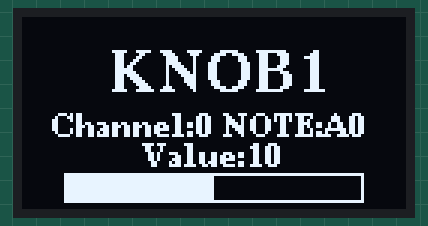
This sketch was run on a simulated ESP32. Parts: 128×64 one-colour display.

Above: at 0.1 s.

The sketch:

HelloWorld.ino
```cpp
#include <Arduino.h>
#include <U8g2lib.h>

#ifdef U8X8_HAVE_HW_SPI
#include <SPI.h>
#endif
#ifdef U8X8_HAVE_HW_I2C
#include <Wire.h>
#endif

U8G2_SSD1306_128X64_NONAME_F_HW_I2C u8g2(U8G2_R0, /* reset=*/ U8X8_PIN_NONE, /* clock=*/ 4, /* data=*/ 2);   // ESP32 Thing, HW I2C with pin remapping

void setup(void) {
  u8g2.begin();
}

void loop(void) {
  u8g2.clearBuffer();					// clear the internal memory

  u8g2.setFont(u8g2_font_ncenB14_tr);
  u8g2.drawStr(30,25,"KNOB1");
  u8g2.setFont(u8g2_font_ncenB08_tr);	// choose a suitable font
  u8g2.drawStr(10,40,"Channel:0 NOTE:A0");
  u8g2.drawStr(40,50,"Value:10");

  u8g2.drawFrame(14,52,100,10);
  u8g2.drawBox(14,52,50,10);
  u8g2.sendBuffer();					// transfer internal memory to the display
  delay(1000);
}
```
